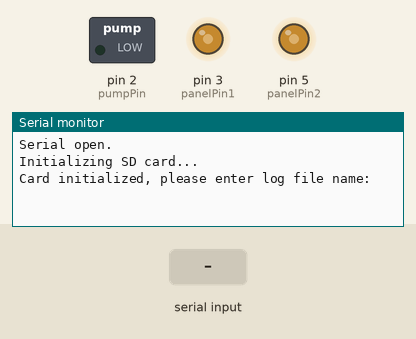
A sketch run on a simulated Arduino Uno, built with avr-gcc and run on an emulated ATmega328P. Shown: switched loads named in the sketch (green lamp = pin HIGH), output pins drawn as LEDs (lit = HIGH), the last lines printed to the serial monitor. The test bench sets the inputs (shaded band). Storage starts empty.

Above: at 0.8 s.
0.9 s: "90,45\n" received over Serial
At 1.8 s:
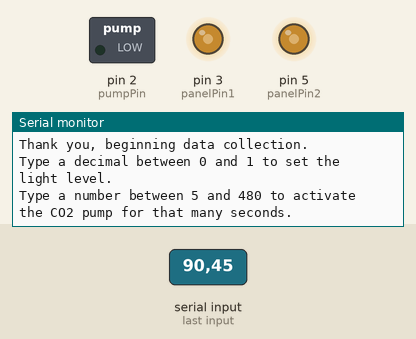
2.4 s: "90,45\n" received over the second serial link
At 3.4 s:
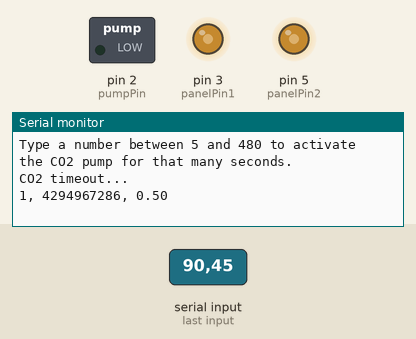

Measured:
- after the input at 0.9 s, the serial monitor: prints a new line at once (image 1)
- after the input at 2.4 s, the serial monitor: prints a new line after 0.53 s (image 2)

The sketch:

2021-02-06_sysID.ino
```cpp
#include "SoftwareSerial.h"
#include <SPI.h>
#include <SD.h>

// TODO
// Check that panelPins are assigned correctly
// Check that the pump timing is working correctly

// Initialize variables to store CO2 reading
SoftwareSerial cots1(7, 8); // Set up a virtual serial port using pin 12 for Rx and pin 13 for Tx
byte readCO2[] = {0xFE, 0X44, 0X00, 0X08, 0X02, 0X9F, 0X25};  // Command packet to read CO2
byte response[] = {0, 0, 0, 0, 0, 0, 0}; // Create an array to store the response
int valMultiplier = 10; // CO2 conversion factor to ppm

// Set timer variables
long initMillis;
long pumpMillis = 0;
long previousMillis = 0;
long pumpTime = 0;

// Set pins
int pumpPin = 2;
int panelPin1 = 3;
int panelPin2 = 5;

// Set PWM duty cycle
float lightLevel = 0.50; // 0.50 = 50%

// Initalize data file name
String dataFile;

void setup() {
  // Serial setup
  Serial.begin(9600); // Open the main serial port to communicate with the computer
  while (!Serial) {
    ; // Wait for serial port to connect
  }
  Serial.println("\nSerial open.");
  cots1.begin(9600);  // Open the virtual serial port with a baud of 9600

  // Set panels to inital light level
  analogWrite(panelPin1, lightLevel * 255);
  analogWrite(panelPin2, lightLevel * 255);

  // Initialize peristaltic pump
  pinMode(pumpPin, OUTPUT);
  digitalWrite(pumpPin, LOW); // Make sure pump is off

  // Initialize SD card (from arduino.cc)
  Serial.println("Initializing SD card...");
  if (!SD.begin(10)) {
    Serial.println("Card failed, or not present. Halting.");
    while (1);  // Don't do anything more
  }
  Serial.println("Card initialized, please enter log file name:");
  while (!Serial.available());
  dataFile = Serial.readStringUntil('\n') + ".csv";
  Serial.println("Thank you, beginning data collection.\n");

  Serial.println("Type a decimal between 0 and 1 to set the light level.");
  Serial.println("Type a number between 5 and 480 to activate the CO2 pump for that many seconds.\n");

  initMillis = millis();
}

void loop() {
  unsigned long currentMillis = millis() - initMillis;

  // Shut off pump if enough time has lapsed
  if (pumpMillis != 0 && currentMillis - pumpMillis > pumpTime*1000) {
    digitalWrite(pumpPin, LOW);
    pumpTime = 0;
    pumpMillis = 0;
  }

  // Run the following once a second
  if (currentMillis - previousMillis > 1000) {
    previousMillis = currentMillis;

    String dataString = String(currentMillis / 1000) + ", ";

    // Call external function to get CO2 reading
    sendRequest(readCO2);
    unsigned long valCO2 = getValue(response);
    dataString += String(valCO2) + ", ";

    if (Serial.available()) {
      float in = Serial.parseFloat();

      // Set panel duty cycle to in if in is between 0 and 1
      if (in > 0 && in <= 1) {
        Serial.print("Light level: ");
        Serial.print(in * 100);
        Serial.println("%");

        analogWrite(panelPin1, in * 255);
        analogWrite(panelPin2, in * 255);

        lightLevel = in;

      // Actuate pump for in seconds if in is between 5 and 480
      } else if (in >= 5 && in <= 480) {
        digitalWrite(pumpPin, HIGH);
        pumpTime = in;
        pumpMillis = currentMillis;
        Serial.print("Pump on until t = ");
        Serial.println((currentMillis/1000)+pumpTime);
      }
    }

    dataString += String(lightLevel);

    Serial.println(dataString); // Print to monitor: time (s), CO2 level (ppm), light level

    // Save data to SD card
    File dat = SD.open(dataFile, FILE_WRITE);
    if (dat) {
      dat.println(dataString);
      dat.close();
    } else {
      Serial.println("Error opening datalog file.");
    }
  }
}
```

CO2sensor_systemID.ino
```cpp
void sendRequest(byte packet[])
{
  while (!cots1.available()) //keep sending request until we start to get a response
  {
    cots1.write(readCO2, 7);
    delay(50);
  }

  int timeout = 0; //set a timeoute counter
  while (cots1.available() < 7 ) //Wait to get a 7 byte response
  {
    timeout++;
    if (timeout > 10)   //if it takes to long there was probably an error
    {
      while (cots1.available()) //flush whatever we have
        cots1.read();
      Serial.println("CO2 timeout...");
      break;                        //exit and try again
    }
    delay(50);
  }

  for (int i = 0; i < 7; i++)
  {
    response[i] = cots1.read();
  }
}

unsigned long getValue(byte packet[])
{
  int high = packet[3];                        //high byte for value is 4th byte in packet in the packet
  int low = packet[4];                         //low byte for value is 5th byte in the packet


  unsigned long val = high * 256 + low;              //Combine high byte and low byte with this formula to get value
  return val * valMultiplier;
}
```
